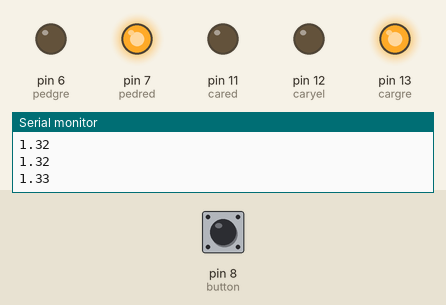
The sketch below on a simulated Arduino Uno, built with avr-gcc and run on an emulated ATmega328P. On the bench: output pins drawn as LEDs (lit = HIGH), the last lines printed to the serial monitor. The test bench sets the inputs (shaded band); at power-on: pin 8 (button) LOW.

Above: at 1.2 s.
1.3 s: pin 8 (button) pulled HIGH for 3.2 s
At 6.5 s:
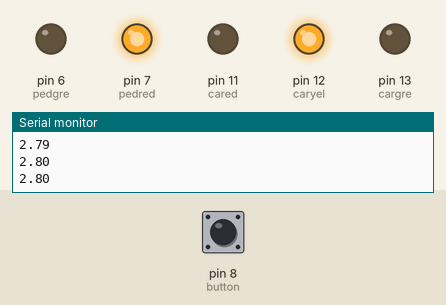
At 8.0 s:
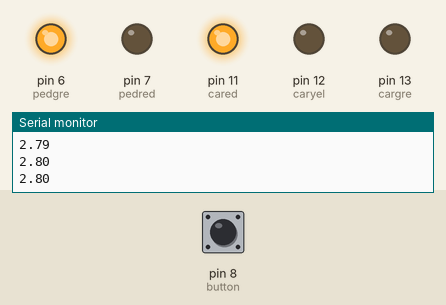
Timing chart, 0 to 14.1 s (numbered marks = the images above; inputs shaded):
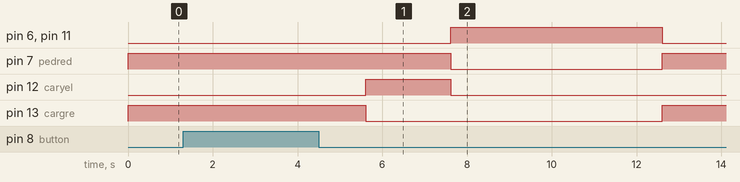

The sketch:

Prog06.ino
```cpp
#define button  8
#define cared  11
#define caryel  12
#define cargre  13
#define pedred 7
#define pedgre 6

float tempo;
float set;
bool logic;

void setup(){
  Serial.begin(9600);
  pinMode(button, INPUT);
  pinMode(cared, OUTPUT);
  pinMode(caryel, OUTPUT);
  pinMode(cargre, OUTPUT);
  pinMode(pedgre, OUTPUT);
  pinMode(pedred, OUTPUT);
  set = millis();

}

void loop(){

  while(logic == 0 ){
   digitalWrite(cargre, HIGH);
   digitalWrite(caryel, LOW);
   digitalWrite(cared, LOW);
   digitalWrite(pedgre, LOW);
   digitalWrite(pedred, HIGH);
   tempo = (millis() - set + 200) / 1000 ;
   Serial.println(tempo);
    if(digitalRead(button) == HIGH && tempo + 0.2 > 3){
      delay(3000);
      logic = 1;
    }
  }

  if(logic == 1){
   digitalWrite(cargre, LOW);
   digitalWrite(caryel, HIGH);
   digitalWrite(cared, LOW);
   delay(2000);
   digitalWrite(cared, HIGH);
   digitalWrite(caryel, LOW);
   digitalWrite(cargre, LOW);
   digitalWrite(pedgre, HIGH);
   digitalWrite(pedred, LOW);
   delay(5000);
   set = millis();
   logic = 0;

 }
}
```

Measured:
- after the input at 1.3 s, pin 6 (pedgre), pin 11 (cared): LOW → HIGH after 6.3 s, → LOW 5.0 s later; pin 7 (pedred): HIGH → LOW after 6.3 s, → HIGH 5.0 s later; pin 12 (caryel): LOW → HIGH after 4.3 s, → LOW 2.0 s later; pin 13 (cargre): HIGH → LOW after 4.3 s, → HIGH 7.0 s later
